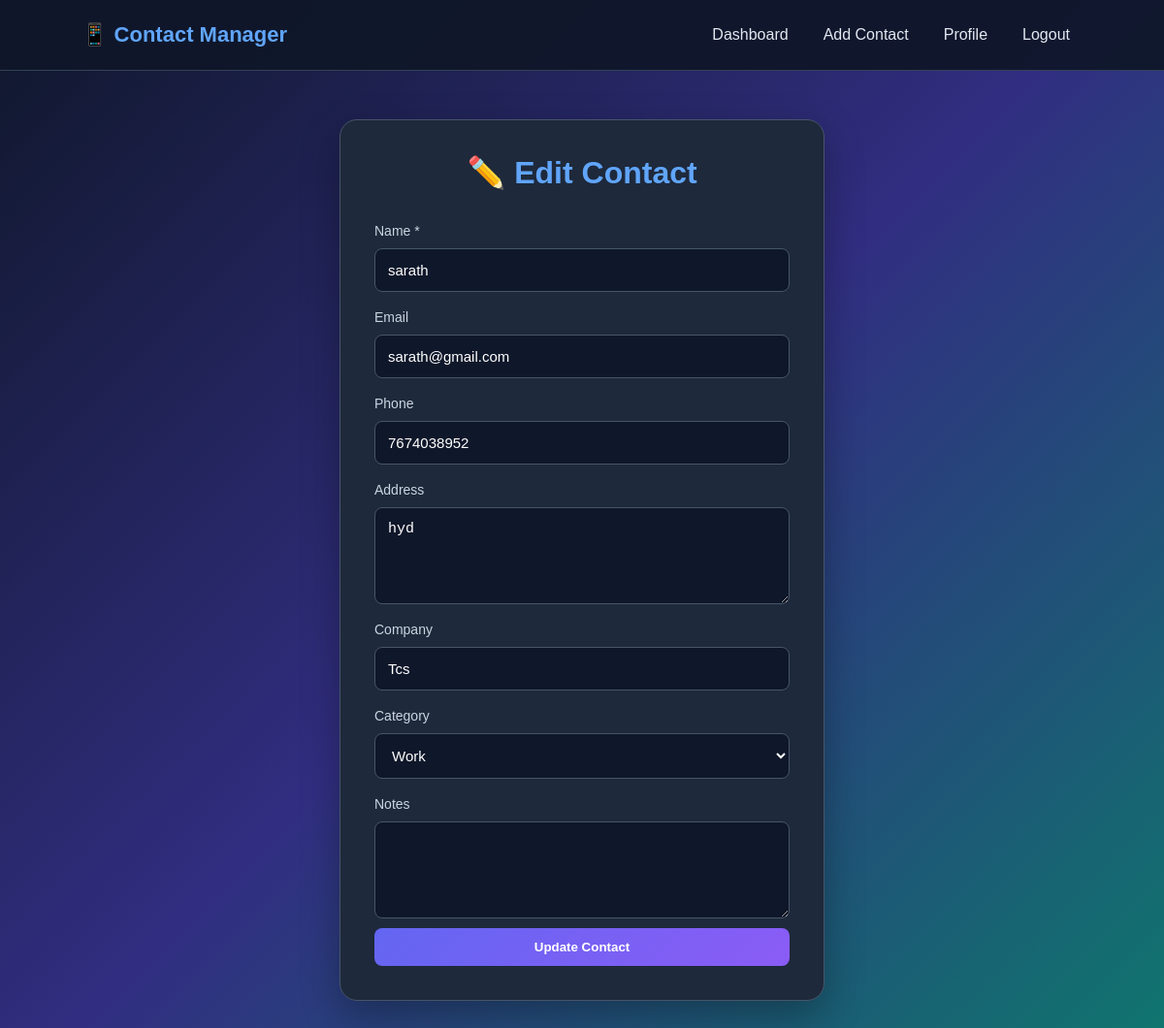
The page /contact/edit/2 (signed in) on the database its author committed.
### tables this page shows
CREATE TABLE contacts (
            id INTEGER PRIMARY KEY AUTOINCREMENT,
            user_id INTEGER NOT NULL,
            name TEXT NOT NULL,
            email TEXT,
            phone TEXT,
            address TEXT,
            company TEXT,
            category TEXT DEFAULT 'Other',
            notes TEXT,
            is_favorite INTEGER DEFAULT 0,
            created_at TIMESTAMP DEFAULT CURRENT_TIMESTAMP,

            FOREIGN KEY(user_id) REFERENCES users(id)
        );

### app.py (the view, shortened to what this page needs)
@app.route("/contact/edit/<int:contact_id>", methods=["GET", "POST"])
def edit_contact(contact_id):
    if "user_id" not in session:
        return redirect(url_for("login"))
    conn = get_db()
    contact = conn.execute("""
        SELECT *
        FROM contacts
        WHERE id = ?
        AND user_id = ?
    """, (
        contact_id,
        session["user_id"]
    )).fetchone()
    if not contact:
        conn.close()
        flash("Contact not found.", "danger")
        return redirect(url_for("dashboard"))
    conn.close()
    return render_template(
        "edit_contact.html",
        contact=contact
    )

### app.py (called while the page is built)
def get_db():
    conn = sqlite3.connect(DATABASE)
    conn.row_factory = sqlite3.Row
    return conn

### templates/edit_contact.html (shortened to what this page needs)
{% extends "base.html" %}
{% block content %}
<div class="form-box">
    <h1>✏️ Edit Contact</h1>
    <form method="POST">
        <label>Name *</label>
        <input
            type="text"
            name="name"
            value="{{ contact['name'] }}"
            required
        >
        <label>Email</label>
        <input
            type="email"
            name="email"
            value="{{ contact['email'] }}"
        >
        <label>Phone</label>
        <input
            type="text"
            name="phone"
            value="{{ contact['phone'] }}"
        >
        <label>Address</label>
        <textarea name="address">{{ contact['address'] }}</textarea>
        <label>Company</label>
        <input
            type="text"
            name="company"
            value="{{ contact['company'] }}"
        >
        <label>Category</label>
        <select name="category">
            {% for category in [
                'Family',
                'Friends',
                'Work',
                'College',
                'Business',
                'Other'
            ] %}
            <option
                value="{{ category }}"
                {% if contact['category'] == category %}
                selected
                {% endif %}
            >
                {{ category }}
            </option>
            {% endfor %}
        </select>
        <label>Notes</label>
        <textarea name="notes">{{ contact['notes'] }}</textarea>
        <button type="submit">
            Update Contact
        </button>
    </form>
</div>
{% endblock %}

### static/style.css (style rules this page uses)
* { margin: 0; padding: 0; box-sizing: border-box; }
body { font-family: Arial, sans-serif; min-height: 100vh; background: linear-gradient(135deg, #0f172a, #312e81, #0f766e); color: #f8fafc; }
.auth-box, .form-box { max-width: 500px; margin: 50px auto; padding: 35px; border-radius: 18px; background: #1e293b; border: 1px solid #475569; box-shadow: 0 15px 40px rgba(0, 0, 0, 0.3); }
.auth-box h1, .form-box h1 { text-align: center; margin-bottom: 25px; color: #60a5fa; }
form { display: flex; flex-direction: column; gap: 10px; }
label { color: #cbd5e1; font-size: 14px; margin-top: 8px; }
input, textarea, select { width: 100%; padding: 13px; border-radius: 8px; border: 1px solid #475569; background: #0f172a; color: white; font-size: 15px; outline: none; }
textarea { min-height: 100px; resize: vertical; }
select option { background: #1e293b; }
button, .btn { border: none; padding: 12px 18px; border-radius: 8px; cursor: pointer; text-decoration: none; display: inline-block; color: white; font-weight: bold; background: linear-gradient(135deg, #6366f1, #8b5cf6); transition: 0.3s; }

### rows shown on the page
contacts: name "sarath", email "sarath@gmail.com", phone "7674038952", address "hyd", company "Tcs", category "Work"
